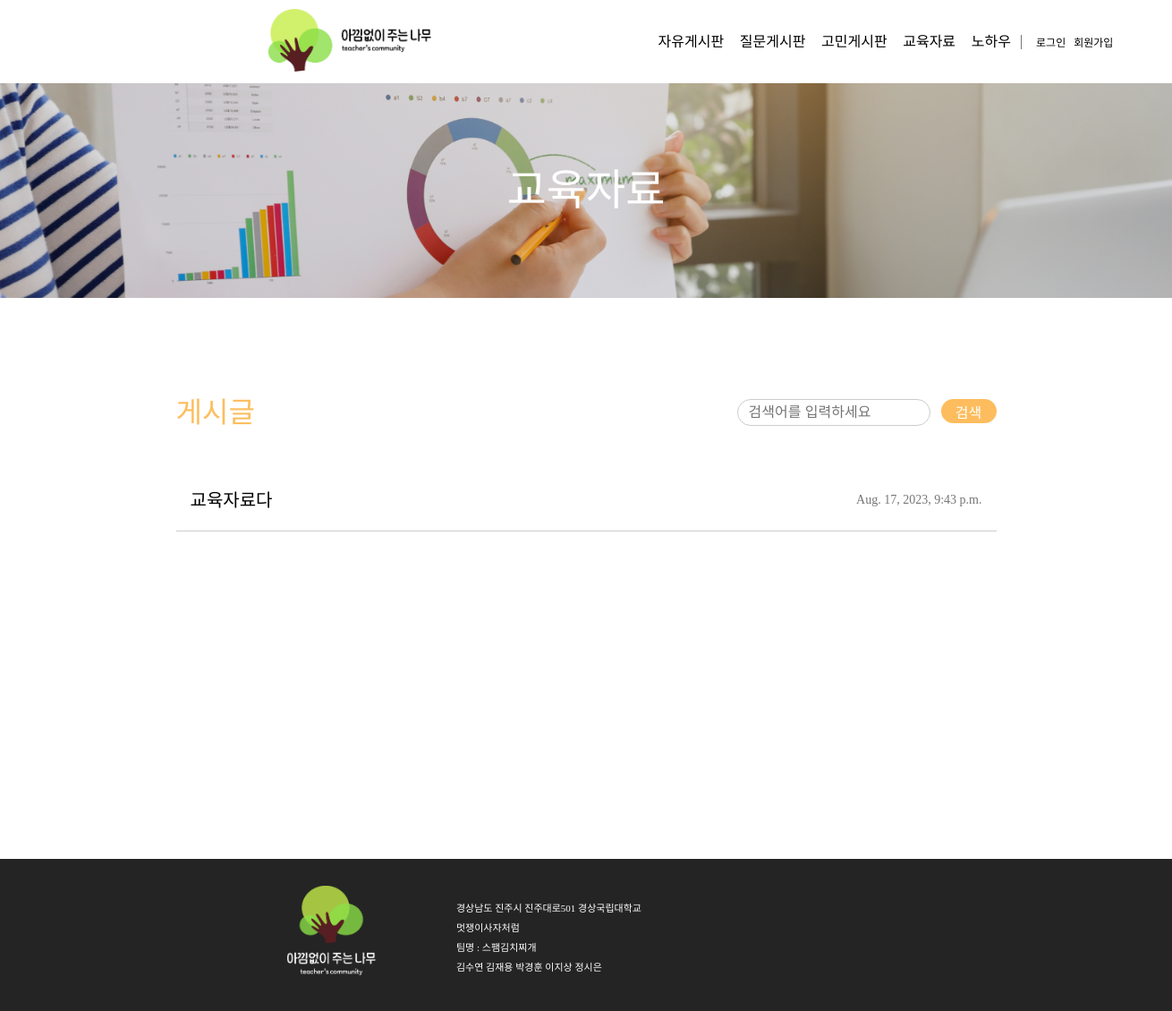
The app's page /edu_board/, older data.
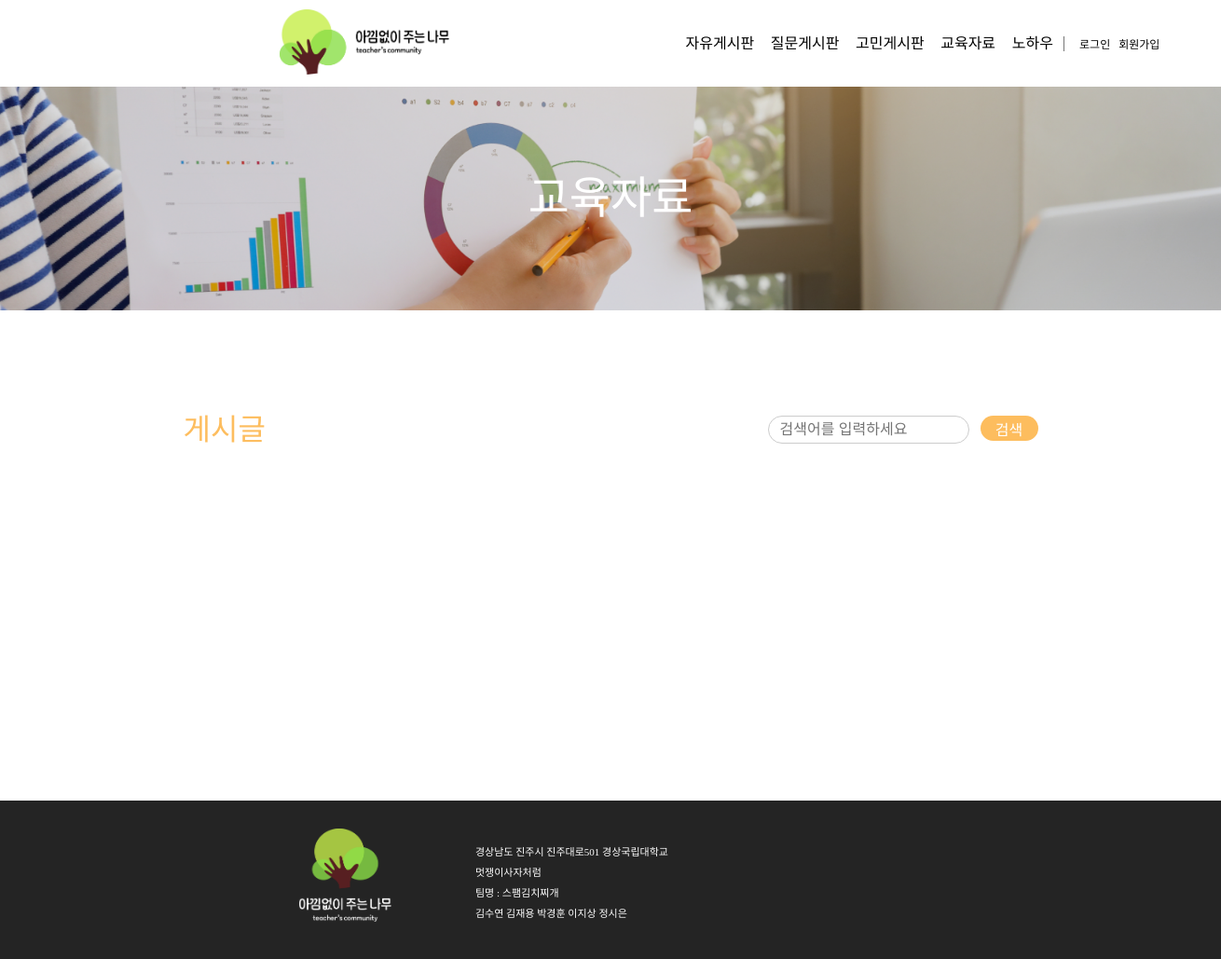
The same page, newer data.
### teacher_community/models.py (models this page shows, shortened)
class Post(models.Model):
    author = models.ForeignKey(
        Teacher, related_name="post_author", on_delete=models.CASCADE
    )
    title = models.CharField(max_length=255)
    content = models.TextField()
    created_at = models.DateTimeField(auto_now_add=True)
    updated_at = models.DateTimeField(auto_now=True)
    views = models.PositiveIntegerField(default=0)  # 조회수 필드 추가
    likes_user = models.ManyToManyField(
        settings.AUTH_USER_MODEL, related_name="likes_user", blank=True
    )
    category = models.CharField(max_length=10)
    file = models.FileField(upload_to="post_files/", blank=True, null=True)  # 파일 첨부 필드
    class Meta:
        ordering = ["-created_at"]  # 최신 글이 먼저 오도록 정렬

### teacher_community/views.py (the view)
# urls.py: path("edu_board/", views.edu_board, name="edu_board"),
def edu_board(request):
    posts = Post.objects.filter(category="교육자료")
    return render(request, "edu_board.html", {"posts": posts})

### templates/edu_board.html (shortened to what this page needs)
{% extends 'nav_footer.html' %} {% load static %} {% block content %}
<!DOCTYPE html>
<html lang="ko">
  <head>
    <link rel="stylesheet" href="{% static 'css/edu_board.css' %}" />
  </head>
  <body>
    <div class="wrapper">
      <div class="backgroundTitle"><span>교육자료</span></div>
      <div class="main">
        <div class="upMain">
          <div class="postName">게시글</div>
          <div class="search">
            <form action="{% url 'edu_search' %}" method="GET">
              <div class="searchwrapper">
                <div class="searchBox">
                  <input
                    type="text"
                    class="textBox"
                    name="q"
                    placeholder="검색어를 입력하세요"
                  />
                </div>
                <button type="submit" class="searchButton">
                  <div class="searchButtonText">검색</div>
                </button>
              </div>
            </form>
          </div>
        </div>
        <div class="midMain">
          {% for post in posts %}
          <a href="{% url 'detail' post.id %}" class="post">
            <div class="postTitle">{{ post.title }}</div>
            <div class="postTime">{{ post.created_at }}</div>
          </a>
          {% endfor %}
        </div>
        <div class="downMain">
        </div>
      </div>
    </div>
  </body>
</html>
{% endblock %}

Row changes from the older to the newer data that the page shows:
removed Post: title "교육자료다", created_at "Aug. 17, 2023, 9:43 p.m."
